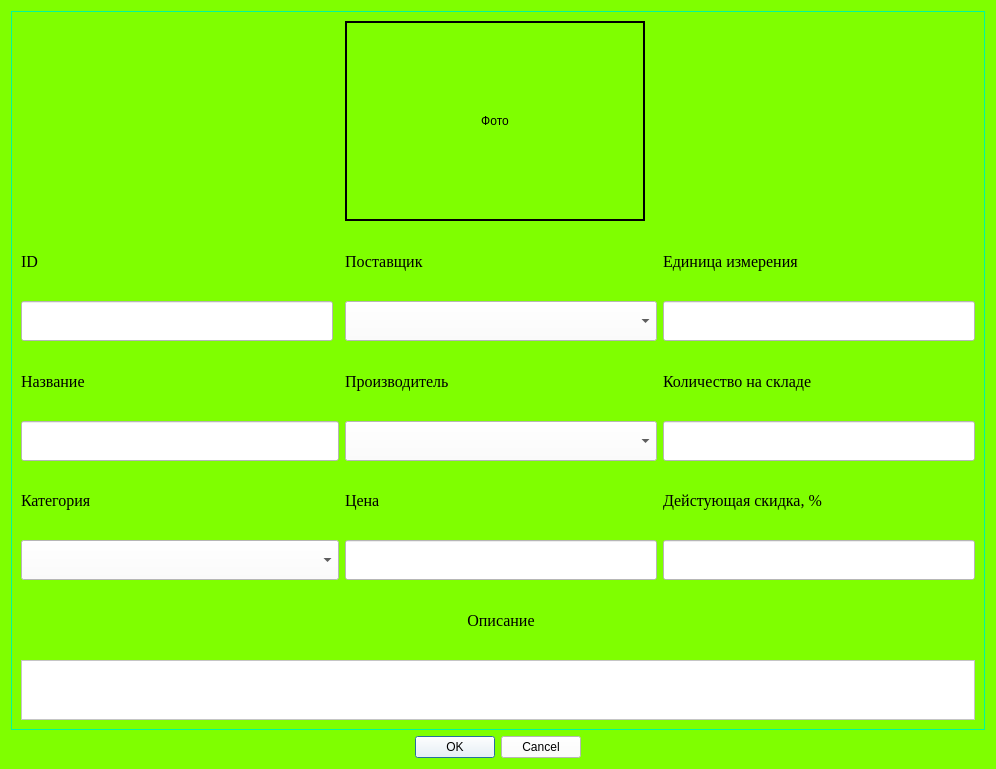
<?xml version="1.0" encoding="UTF-8"?>
<ui version="4.0">
 <class>Dialog</class>
 <widget class="QDialog" name="Dialog">
  <property name="geometry">
   <rect>
    <x>0</x>
    <y>0</y>
    <width>996</width>
    <height>769</height>
   </rect>
  </property>
  <property name="font">
   <font>
    <family>Times New Roman</family>
    <pointsize>12</pointsize>
   </font>
  </property>
  <property name="windowTitle">
   <string>Dialog</string>
  </property>
  <property name="styleSheet">
   <string notr="true">background-color: rgb(127, 255, 0);</string>
  </property>
  <layout class="QVBoxLayout" name="verticalLayout">
   <item>
    <widget class="QFrame" name="frame">
     <property name="font">
      <font>
       <family>Times New Roman</family>
       <pointsize>12</pointsize>
      </font>
     </property>
     <property name="styleSheet">
      <string notr="true">QFrame#frame {
	border:1px solid rgb(0, 250, 154);
}</string>
     </property>
     <property name="frameShape">
      <enum>QFrame::StyledPanel</enum>
     </property>
     <property name="frameShadow">
      <enum>QFrame::Raised</enum>
     </property>
     <layout class="QGridLayout" name="gridLayout">
      <item row="8" column="0" colspan="4">
       <widget class="QTextEdit" name="description_edit">
        <property name="sizePolicy">
         <sizepolicy hsizetype="Expanding" vsizetype="Fixed">
          <horstretch>0</horstretch>
          <verstretch>0</verstretch>
         </sizepolicy>
        </property>
        <property name="maximumSize">
         <size>
          <width>16777215</width>
          <height>60</height>
         </size>
        </property>
        <property name="styleSheet">
         <string notr="true">background-color: rgb(255, 255, 255);</string>
        </property>
       </widget>
      </item>
      <item row="5" column="3">
       <widget class="QLabel" name="label_7">
        <property name="font">
         <font>
          <family>Times New Roman</family>
          <pointsize>12</pointsize>
         </font>
        </property>
        <property name="text">
         <string>Дейстующая скидка, %</string>
        </property>
       </widget>
      </item>
      <item row="2" column="2">
       <widget class="QComboBox" name="comboBox_2">
        <property name="minimumSize">
         <size>
          <width>0</width>
          <height>40</height>
         </size>
        </property>
        <property name="styleSheet">
         <string notr="true">background-color: rgb(255, 255, 255);</string>
        </property>
       </widget>
      </item>
      <item row="3" column="3">
       <widget class="QLabel" name="label_11">
        <property name="font">
         <font>
          <family>Times New Roman</family>
          <pointsize>12</pointsize>
         </font>
        </property>
        <property name="text">
         <string>Количество на складе</string>
        </property>
       </widget>
      </item>
      <item row="6" column="2">
       <widget class="QLineEdit" name="lineEdit">
        <property name="minimumSize">
         <size>
          <width>0</width>
          <height>40</height>
         </size>
        </property>
        <property name="styleSheet">
         <string notr="true">background-color: rgb(255, 255, 255);</string>
        </property>
       </widget>
      </item>
      <item row="3" column="0">
       <widget class="QLabel" name="label_3">
        <property name="font">
         <font>
          <family>Times New Roman</family>
          <pointsize>12</pointsize>
         </font>
        </property>
        <property name="text">
         <string>Название</string>
        </property>
       </widget>
      </item>
      <item row="5" column="2">
       <widget class="QLabel" name="label_9">
        <property name="font">
         <font>
          <family>Times New Roman</family>
          <pointsize>12</pointsize>
         </font>
        </property>
        <property name="text">
         <string>Цена</string>
        </property>
       </widget>
      </item>
      <item row="1" column="2">
       <widget class="QLabel" name="label_8">
        <property name="font">
         <font>
          <family>Times New Roman</family>
          <pointsize>12</pointsize>
         </font>
        </property>
        <property name="text">
         <string>Поставщик</string>
        </property>
       </widget>
      </item>
      <item row="2" column="0">
       <widget class="QLineEdit" name="id_edit">
        <property name="minimumSize">
         <size>
          <width>0</width>
          <height>40</height>
         </size>
        </property>
        <property name="styleSheet">
         <string notr="true">background-color: rgb(255, 255, 255);</string>
        </property>
       </widget>
      </item>
      <item row="2" column="3">
       <widget class="QLineEdit" name="lineEdit_3">
        <property name="minimumSize">
         <size>
          <width>0</width>
          <height>40</height>
         </size>
        </property>
        <property name="maximumSize">
         <size>
          <width>16777215</width>
          <height>40</height>
         </size>
        </property>
        <property name="styleSheet">
         <string notr="true">background-color: rgb(255, 255, 255);</string>
        </property>
       </widget>
      </item>
      <item row="7" column="2">
       <widget class="QLabel" name="label_5">
        <property name="font">
         <font>
          <family>Times New Roman</family>
          <pointsize>12</pointsize>
         </font>
        </property>
        <property name="text">
         <string>Описание</string>
        </property>
        <property name="alignment">
         <set>Qt::AlignCenter</set>
        </property>
       </widget>
      </item>
      <item row="6" column="3">
       <widget class="QLineEdit" name="lineEdit_2">
        <property name="minimumSize">
         <size>
          <width>0</width>
          <height>40</height>
         </size>
        </property>
        <property name="styleSheet">
         <string notr="true">background-color: rgb(255, 255, 255);</string>
        </property>
       </widget>
      </item>
      <item row="1" column="3">
       <widget class="QLabel" name="label_10">
        <property name="font">
         <font>
          <family>Times New Roman</family>
          <pointsize>12</pointsize>
         </font>
        </property>
        <property name="text">
         <string>Единица измерения</string>
        </property>
       </widget>
      </item>
      <item row="3" column="2">
       <widget class="QLabel" name="label_6">
        <property name="font">
         <font>
          <family>Times New Roman</family>
          <pointsize>12</pointsize>
         </font>
        </property>
        <property name="text">
         <string>Производитель</string>
        </property>
       </widget>
      </item>
      <item row="4" column="0" colspan="2">
       <widget class="QLineEdit" name="name_edit">
        <property name="minimumSize">
         <size>
          <width>0</width>
          <height>40</height>
         </size>
        </property>
        <property name="styleSheet">
         <string notr="true">background-color: rgb(255, 255, 255);</string>
        </property>
       </widget>
      </item>
      <item row="4" column="2">
       <widget class="QComboBox" name="comboBox_3">
        <property name="minimumSize">
         <size>
          <width>0</width>
          <height>40</height>
         </size>
        </property>
        <property name="styleSheet">
         <string notr="true">background-color: rgb(255, 255, 255);</string>
        </property>
       </widget>
      </item>
      <item row="4" column="3">
       <widget class="QLineEdit" name="lineEdit_4">
        <property name="minimumSize">
         <size>
          <width>0</width>
          <height>40</height>
         </size>
        </property>
        <property name="styleSheet">
         <string notr="true">background-color: rgb(255, 255, 255);</string>
        </property>
       </widget>
      </item>
      <item row="5" column="0" colspan="2">
       <widget class="QLabel" name="label_4">
        <property name="font">
         <font>
          <family>Times New Roman</family>
          <pointsize>12</pointsize>
         </font>
        </property>
        <property name="text">
         <string>Категория</string>
        </property>
       </widget>
      </item>
      <item row="6" column="0" colspan="2">
       <widget class="QComboBox" name="comboBox">
        <property name="minimumSize">
         <size>
          <width>0</width>
          <height>40</height>
         </size>
        </property>
        <property name="styleSheet">
         <string notr="true">background-color: rgb(255, 255, 255);</string>
        </property>
       </widget>
      </item>
      <item row="1" column="0">
       <widget class="QLabel" name="label">
        <property name="font">
         <font>
          <family>Times New Roman</family>
          <pointsize>12</pointsize>
         </font>
        </property>
        <property name="text">
         <string>ID</string>
        </property>
       </widget>
      </item>
      <item row="0" column="2">
       <widget class="QLabel" name="label_2">
        <property name="sizePolicy">
         <sizepolicy hsizetype="Fixed" vsizetype="Fixed">
          <horstretch>0</horstretch>
          <verstretch>0</verstretch>
         </sizepolicy>
        </property>
        <property name="minimumSize">
         <size>
          <width>300</width>
          <height>200</height>
         </size>
        </property>
        <property name="maximumSize">
         <size>
          <width>300</width>
          <height>200</height>
         </size>
        </property>
        <property name="styleSheet">
         <string notr="true">border:2px solid black;</string>
        </property>
        <property name="text">
         <string>Фото</string>
        </property>
        <property name="alignment">
         <set>Qt::AlignCenter</set>
        </property>
       </widget>
      </item>
     </layout>
    </widget>
   </item>
   <item>
    <widget class="QDialogButtonBox" name="buttonBox">
     <property name="maximumSize">
      <size>
       <width>16777215</width>
       <height>16777215</height>
      </size>
     </property>
     <property name="font">
      <font>
       <family>Times New Roman</family>
       <pointsize>12</pointsize>
      </font>
     </property>
     <property name="styleSheet">
      <string notr="true">background-color: rgb(255, 255, 255);</string>
     </property>
     <property name="orientation">
      <enum>Qt::Horizontal</enum>
     </property>
     <property name="standardButtons">
      <set>QDialogButtonBox::Cancel|QDialogButtonBox::Ok</set>
     </property>
     <property name="centerButtons">
      <bool>true</bool>
     </property>
    </widget>
   </item>
  </layout>
 </widget>
 <resources/>
 <connections>
  <connection>
   <sender>buttonBox</sender>
   <signal>accepted()</signal>
   <receiver>Dialog</receiver>
   <slot>accept()</slot>
   <hints>
    <hint type="sourcelabel">
     <x>248</x>
     <y>254</y>
    </hint>
    <hint type="destinationlabel">
     <x>157</x>
     <y>274</y>
    </hint>
   </hints>
  </connection>
  <connection>
   <sender>buttonBox</sender>
   <signal>rejected()</signal>
   <receiver>Dialog</receiver>
   <slot>reject()</slot>
   <hints>
    <hint type="sourcelabel">
     <x>316</x>
     <y>260</y>
    </hint>
    <hint type="destinationlabel">
     <x>286</x>
     <y>274</y>
    </hint>
   </hints>
  </connection>
 </connections>
</ui>
